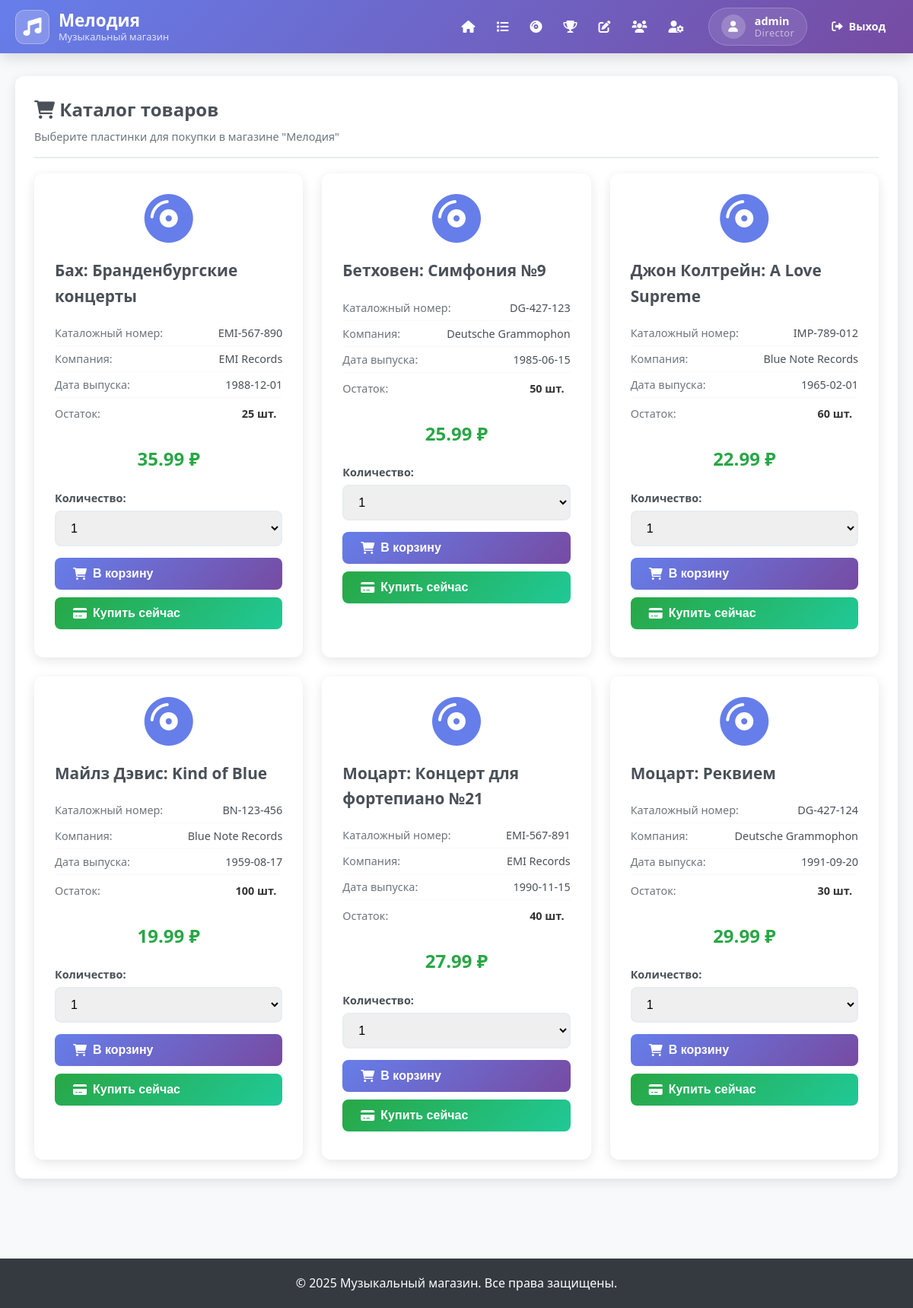
The app's page /catalog (signed in) with its own data.
### tables this page shows
CREATE TABLE records (
            id INTEGER PRIMARY KEY AUTOINCREMENT,
            catalog_number TEXT NOT NULL UNIQUE,
            title TEXT NOT NULL,
            company_id INTEGER NOT NULL,
            release_date DATE,
            wholesale_price DECIMAL(10,2),
            retail_price DECIMAL(10,2),
            current_stock INTEGER DEFAULT 0,
            sold_last_year INTEGER DEFAULT 0,
            sold_this_year INTEGER DEFAULT 0, rating DECIMAL(3,2) DEFAULT NULL,
            FOREIGN KEY (company_id) REFERENCES companies (id)
        );

CREATE TABLE companies (
            id INTEGER PRIMARY KEY AUTOINCREMENT,
            name TEXT NOT NULL,
            address TEXT,
            phone TEXT,
            email TEXT,
            is_wholesaler BOOLEAN DEFAULT 0
        );

### proj_avtom/app.py (the view)
    def decorated_function(*args, **kwargs):
        if 'user_id' not in session:
            flash('Необходимо войти в систему', 'error')
            return redirect(url_for('login'))
        return f(*args, **kwargs)

### proj_avtom/app.py (called while the page is built)
def get_db_connection():
    conn = sqlite3.connect(DATABASE)
    conn.row_factory = sqlite3.Row
    return conn

def login_required(f):
    def decorated_function(*args, **kwargs):
        if 'user_id' not in session:
            flash('Необходимо войти в систему', 'error')
            return redirect(url_for('login'))
        return f(*args, **kwargs)
    decorated_function.__name__ = f.__name__
    return decorated_function

@app.route('/catalog')
@login_required
def catalog():
    conn = get_db_connection()
    records = conn.execute('''
        SELECT r.*, comp.name as company_name
        FROM records r
        JOIN companies comp ON r.company_id = comp.id
        WHERE r.current_stock > 0
        ORDER BY r.title
    ''').fetchall()
    conn.close()
    return render_template('catalog.html', records=records)

### proj_avtom/templates/catalog.html (shortened to what this page needs)
{% extends "base.html" %}
{% block content %}
<div class="card">
    <div class="card-header">
        <h1 class="card-title">
            <i class="fas fa-shopping-cart"></i>
            Каталог товаров
        </h1>
        <p class="card-subtitle">
            Выберите пластинки для покупки в магазине "Мелодия"
        </p>
    </div>
    {% if records %}
        <div class="catalog-grid">
            {% for record in records %}
            <div class="catalog-item">
                <div class="item-image">
                    <i class="fas fa-compact-disc"></i>
                </div>
                <div class="item-info">
                    <h3 class="item-title">{{ record.title }}</h3>
                    <div class="item-details">
                        <div class="detail-row">
                            <span class="detail-label">Каталожный номер:</span>
                            <span class="detail-value">{{ record.catalog_number }}</span>
                        </div>
                        <div class="detail-row">
                            <span class="detail-label">Компания:</span>
                            <span class="detail-value">{{ record.company_name }}</span>
                        </div>
                        <div class="detail-row">
                            <span class="detail-label">Дата выпуска:</span>
                            <span class="detail-value">{{ record.release_date or 'Не указана' }}</span>
                        </div>
                        <div class="detail-row">
                            <span class="detail-label">Остаток:</span>
                            <span class="stock-count {% if record.current_stock == 0 %}out-of-stock{% elif record.current_stock < 10 %}low-stock{% endif %}">
                                {{ record.current_stock }} шт.
                            </span>
                        </div>
                    </div>
                    <div class="item-price">
                        <span class="price">{{ "%.2f"|format(record.retail_price) }} ₽</span>
                    </div>
                    {% if record.current_stock > 0 %}
                        <div class="item-actions">
                            <form method="POST" action="{{ url_for('add_to_cart', record_id=record.id) }}" class="add-to-cart-form">
                                <div class="quantity-selector">
                                    <label for="quantity_{{ record.id }}" class="form-label">Количество:</label>
                                    <select name="quantity" id="quantity_{{ record.id }}" class="form-control">
                                        {% set max_qty = record.current_stock if record.current_stock < 10 else 10 %}
                                        {% for i in range(1, max_qty + 1) %}
                                            <option value="{{ i }}">{{ i }}</option>
                                        {% endfor %}
                                    </select>
                                </div>
                                <button type="submit" class="btn btn-primary btn-block">
                                    <i class="fas fa-shopping-cart"></i>
                                    В корзину
                                </button>
                            </form>
                            <form method="POST" action="{{ url_for('buy_record', record_id=record.id) }}" class="buy-form">
                                <button type="submit" class="btn btn-success btn-block">
                                    <i class="fas fa-credit-card"></i>
                                    Купить сейчас
                                </button>
                            </form>
                        </div>
                    {% else %}
                        <div class="out-of-stock">
                            <i class="fas fa-times-circle"></i>
                            Нет в наличии
                        </div>
                    {% endif %}
                </div>
            </div>
            {% endfor %}
        </div>
    {% endif %}
</div>
{% endblock %}

### proj_avtom/static/style.css (style rules this page uses)
* { margin: 0; padding: 0; box-sizing: border-box; }
body { font-family: 'Segoe UI', Tahoma, Geneva, Verdana, sans-serif; line-height: 1.6; color: #333; background-color: #f8f9fa; }
.card { background: white; border-radius: 12px; box-shadow: 0 4px 15px rgba(0,0,0,0.1); padding: 25px; margin-bottom: 25px; transition: transform 0.3s ease, box-shadow 0.3s ease; }
.card-header { border-bottom: 2px solid #e9ecef; padding-bottom: 15px; margin-bottom: 20px; }
.card-title { font-size: 1.5rem; color: #495057; margin-bottom: 5px; }
.card-subtitle { color: #6c757d; font-size: 0.9rem; }
.form-label { display: block; margin-bottom: 8px; font-weight: 600; color: #495057; }
.form-control { width: 100%; padding: 12px 15px; border: 2px solid #e9ecef; border-radius: 8px; font-size: 1rem; transition: border-color 0.3s ease, box-shadow 0.3s ease; }
.btn { display: inline-flex; align-items: center; gap: 8px; padding: 12px 24px; border: none; border-radius: 8px; font-size: 1rem; font-weight: 600; text-decoration: none; cursor: pointer; transition: all 0.3s ease; text-align: center; }
.btn-primary { background: linear-gradient(135deg, #667eea 0%, #764ba2 100%); color: white; }
.btn-success { background: linear-gradient(135deg, #28a745 0%, #20c997 100%); color: white; }
.card { animation: fadeIn 0.6s ease-out; }

### proj_avtom/templates/catalog.html (style rules this page uses)
.catalog-grid { display: grid; grid-template-columns: repeat(auto-fill, minmax(350px, 1fr)); gap: 25px; margin-top: 20px; }
.catalog-item { background: white; border-radius: 12px; box-shadow: 0 4px 15px rgba(0,0,0,0.1); padding: 25px; transition: transform 0.3s ease, box-shadow 0.3s ease; border: 2px solid transparent; }
.item-image { text-align: center; margin-bottom: 20px; }
.item-image i { font-size: 4rem; color: #667eea; }
.item-title { color: #495057; margin-bottom: 15px; font-size: 1.3rem; font-weight: 600; }
.item-details { margin-bottom: 20px; }
.detail-row { display: flex; justify-content: space-between; align-items: center; padding: 5px 0; border-bottom: 1px solid #f8f9fa; }
.detail-row:last-child { border-bottom: none; }
.detail-label { font-weight: 500; color: #6c757d; font-size: 0.9rem; }
.detail-value { color: #495057; font-size: 0.9rem; }
.item-price { text-align: center; margin-bottom: 20px; }
.price { font-size: 1.5rem; font-weight: bold; color: #28a745; }
.item-actions { margin-top: 15px; }
.add-to-cart-form, .buy-form { margin-bottom: 10px; }
.quantity-selector { margin-bottom: 15px; }
.quantity-selector .form-label { font-size: 0.9rem; margin-bottom: 5px; }
.btn-block { width: 100%; }
.stock-count { font-weight: 600; padding: 4px 8px; border-radius: 4px; font-size: 0.9rem; }

### records on screen
records: title "Бах: Бранденбургские концерты", catalog_number "EMI-567-890", company_name "EMI Records", release_date "1988-12-01", current_stock "25", retail_price "35.99", quantity "1"
records: title "Бетховен: Симфония №9", catalog_number "DG-427-123", company_name "Deutsche Grammophon", release_date "1985-06-15", current_stock "50", retail_price "25.99", quantity "1"
records: title "Джон Колтрейн: A Love Supreme", catalog_number "IMP-789-012", company_name "Blue Note Records", release_date "1965-02-01", current_stock "60", retail_price "22.99", quantity "1"
records: title "Майлз Дэвис: Kind of Blue", catalog_number "BN-123-456", company_name "Blue Note Records", release_date "1959-08-17", current_stock "100", retail_price "19.99", quantity "1"
records: title "Моцарт: Концерт для фортепиано №21", catalog_number "EMI-567-891", company_name "EMI Records", release_date "1990-11-15", current_stock "40", retail_price "27.99", quantity "1"
records: title "Моцарт: Реквием", catalog_number "DG-427-124", company_name "Deutsche Grammophon", release_date "1991-09-20", current_stock "30", retail_price "29.99", quantity "1"

### other values on screen
{{ session.username }} "admin"
{{ session.role }} "Director"
